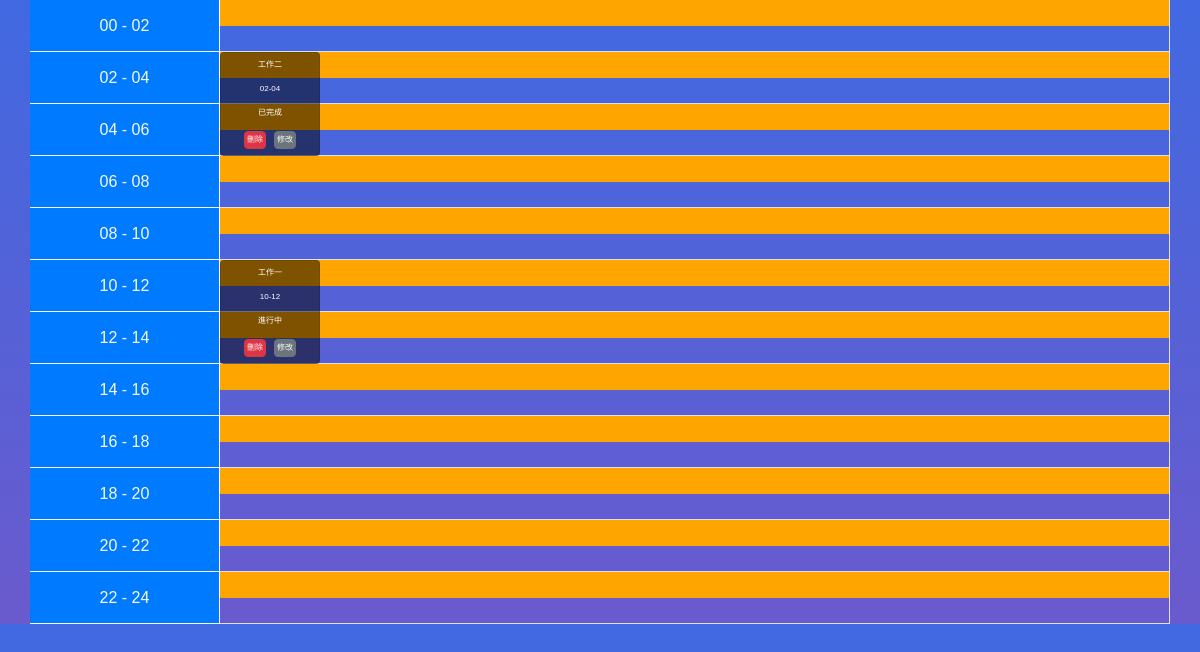
Screenshot of /modle_calendar.php (signed in) with the database file from the repository.
### tables this page shows
CREATE TABLE `todo_list` (
  `id` int(10) UNSIGNED NOT NULL,
  `title` varchar(50) NOT NULL,
  `start` varchar(10) NOT NULL,
  `end` varchar(10) NOT NULL,
  `content` text NOT NULL,
  `created_at` datetime NOT NULL,
  `status` int(50) NOT NULL,
  `usetodo` int(5) NOT NULL
);

CREATE TABLE `status` (
  `code` int(1) NOT NULL,
  `code_name` varchar(10) NOT NULL
);

### modle_calendar.php (the view, shortened to what this page needs)
<?php
require_once("pdo.php");
$sql = "SELECT * FROM todo_list,status WHERE todo_list.status=status.code";
$result = $pdo->query($sql)->fetchAll(PDO::FETCH_ASSOC);
?>
<!DOCTYPE html>
<html lang="en">
<head>
    <link rel="stylesheet" href="asset/bootstrap.css">
    <link rel="stylesheet" href="./css/todo_list.css">
</head>
<body>
    <div class="container" id="container">
            <div class="row">
                <div class="table-left col-md-2 text-light bg-primary p-0">
                    <?php
                    for ($i = 0; $i < 24; $i = $i + 2) {
                        $hours = sprintf("%02d - %02d", $i, ($i + 2));
                    ?>
                        <div style="height:6.5vh" class="d-flex align-items-center justify-content-center border-right border-bottom border-light"><?= $hours; ?></div>
                    <?php
                    }
                    ?>
                </div>
                <div class="table-right col-10 p-0">
                    <?php
                    for ($i = 0; $i < 24; $i++) {
                        $hour = sprintf("%02d", $i);
                        $bottom = ($i % 2 == 1) ? 'border-bottom' : '';
                    ?>
                        <div data-hours="<?= $hour; ?>" class="time-line d-100 border-right <?= $bottom; ?> border-gray position-relative" style="height:3.25vh">
                            <div class="content-grid content-box">
                                <?php
                                foreach ($result as $row) {
                                    if ($row["start"] == $hour) {
                                ?>
                                        <div class="card position-absolute" style="height: 13vh; z-index: 1000;" draggable="true" data-id="<?= $row['id'] ?>" data-start="<?= $row['start'] ?>">
                                            <span><?php echo $row["title"] ?></span>
                                            <div class='job-duration'><?php echo $row['start'] . "-" . $row['end'] ?></div>
                                            <div><?= $row['code_name'] ?></div>
                                            <div class="d-flex">
                                                <div><a class="btn btn-danger" href="todo_delete.php?id=<?php echo $row["id"] ?>" onclick="return confirm('確定要刪除?')">刪除</a></div>
                                                <div><a class="btn btn-secondary" href="todo_edit.php?id=<?php echo $row["id"] ?>">修改</a></div>
                                            </div>
                                        </div>
                                <?php
                                    }
                                }
                                ?>
                            </div>
                        </div>
                    <?php } ?>
                </div>
            </div>    </div>
</body>
</html>

### css/todo_list.css (style rules this page uses)
* { padding: 0; margin: 0; box-sizing: border-box; }
body { font-family: "Noto Sans TC", sans-serif; background: linear-gradient(0deg, slateblue 0%, royalblue 100%); }
.card { width: 100px; height: 100%; backdrop-filter: bluer(10px); background: rgba(0, 0, 0, .5); color: #fff; cursor: move; font-size: 8px; user-select: none; display: grid; place-items: center; }
.card .btn { font-size: 8px!important; padding: 2px!important; margin: 0 4px; }
.time-line:nth-child(odd) { background-color: orange; }

### rows the page displays
todo_list: title "工作二", start "02", end "04", status.code_name "已完成"
todo_list: title "工作一", start "10", end "12", status.code_name "進行中"

### other values shown
$hours "00 - 02"
$hours "02 - 04"
$hours "04 - 06"
$hours "06 - 08"
$hours "08 - 10"
$hours "10 - 12"
$hours "12 - 14"
$hours "14 - 16"
$hours "16 - 18"
$hours "18 - 20"
$hours "20 - 22"
$hours "22 - 24"
